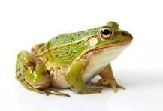
#> input picture OpenCV/EdgeDetection/frog.jpeg, 163 x 111 px
$ jupyter execute canny.ipynb
#> lines starting #> are read from the running program, lines starting #| are printed output that depends on the picture; after the words box and inside, x2 and y2 are one past the last pixel; in counts of white or black regions, pixels touching at a corner belong together
[cell 1]
import cv2
import matplotlib.pyplot as plt

img = cv2.imread("frog.jpeg")
#> img is the input picture: shape (111, 163, 3); mean B, G, R 193.5, 215.8, 221.4
plt.imshow(cv2.cvtColor(img, cv2.COLOR_BGR2RGB))
plt.axis("off")

[cell 2]
gray = cv2.cvtColor(img, cv2.COLOR_BGR2GRAY)
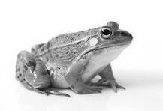
#> gray: shape (111, 163); min 2, max 255, mean 214.9
plt.imshow(gray, cmap="gray")
plt.axis("off")

[cell 3]
gx = cv2.Canny(gray, 50, 150)
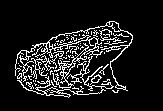
#> gx: shape (111, 163); 11.4% white in thin lines or dots, all inside (x1, y1, x2, y2) = (15, 21, 133, 98)

plt.imshow(gx, cmap="gray")
plt.axis("off")
